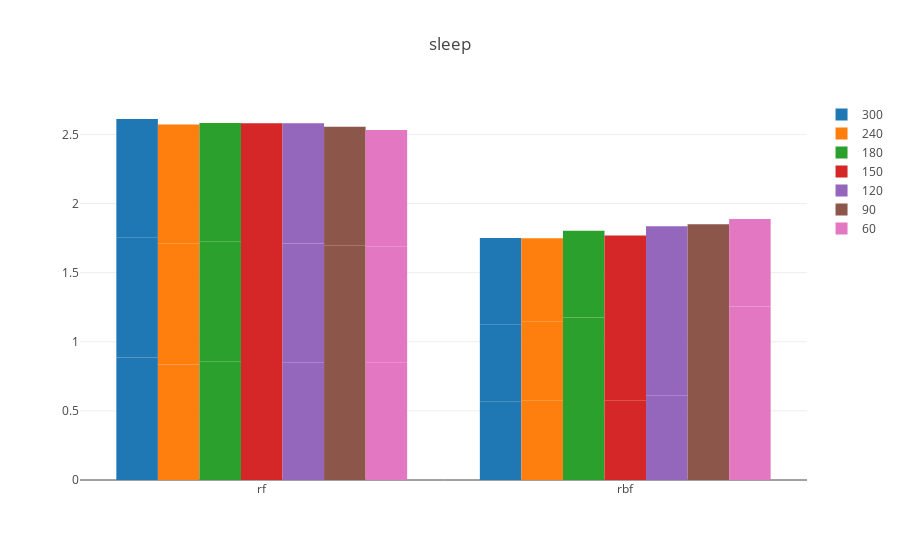
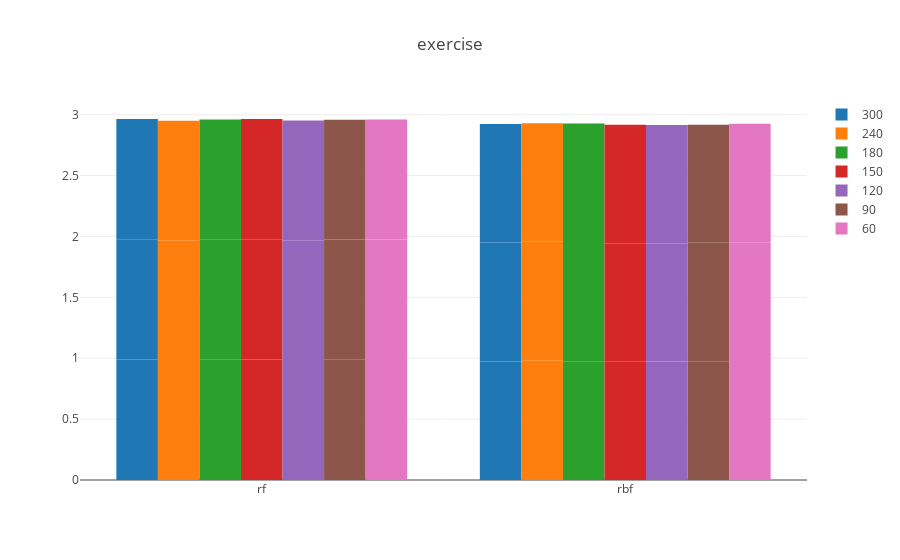
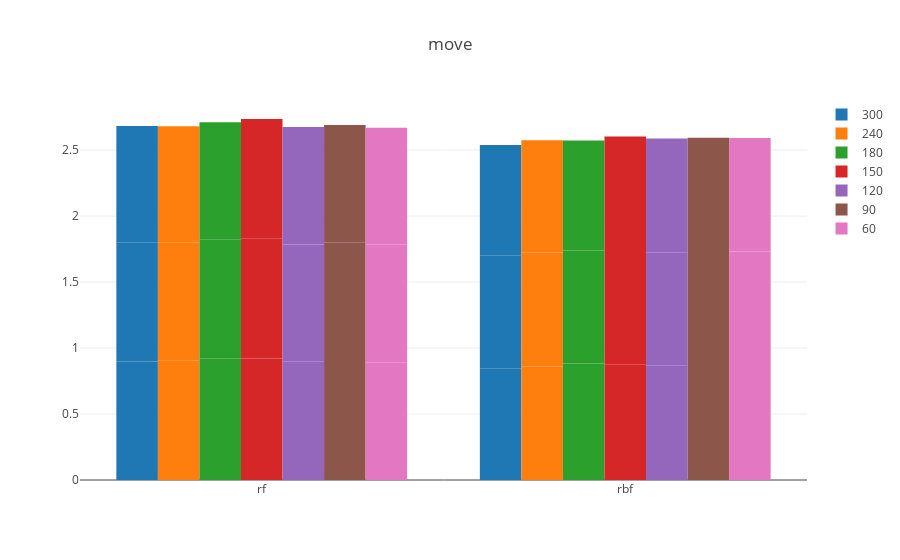
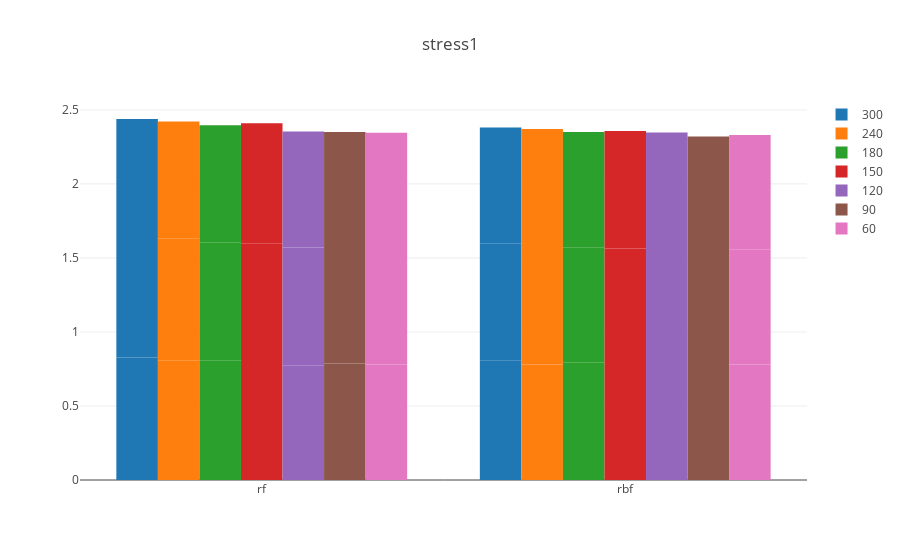

The cell these charts' notebook holds for them, in order:
### Code cell
dv.bargroup(df, 'label', 'duration', 'classifier', 'score')

### Figure 1 — Plotly figure (JSON) as saved in the notebook; plotly's stock layout.template omitted (floating-point values rounded to 4 significant figures)
{"data": [{"name": 300, "type": "bar", "x": ["rf", "rbf", "rf", "rbf", "rf", "rbf"], "y": [0.8864, 0.5666, 0.8663, 0.5557, 0.8591, 0.6293]}, {"name": 240, "type": "bar", "x": ["rf", "rbf", "rf", "rbf", "rf", "rbf"], "y": [0.8355, 0.5728, 0.8742, 0.5766, 0.8629, 0.5994]}, {"name": 180, "type": "bar", "x": ["rf", "rbf", "rf", "rbf", "rf", "rbf"], "y": [0.8547, 0.5796, 0.8683, 0.5959, 0.8602, 0.6273]}, {"name": 150, "type": "bar", "x": ["rf", "rbf", "rf", "rbf", "rf", "rbf"], "y": [0.8606, 0.5778, 0.8616, 0.5868, 0.8587, 0.604]}, {"name": 120, "type": "bar", "x": ["rf", "rbf", "rf", "rbf", "rf", "rbf"], "y": [0.8517, 0.6138, 0.8596, 0.6084, 0.8691, 0.6135]}, {"name": 90, "type": "bar", "x": ["rf", "rbf", "rf", "rbf", "rf", "rbf"], "y": [0.8605, 0.6086, 0.8375, 0.615, 0.8569, 0.6274]}, {"name": 60, "type": "bar", "x": ["rf", "rbf", "rf", "rbf", "rf", "rbf"], "y": [0.8479, 0.6359, 0.8403, 0.6198, 0.8433, 0.6323]}], "layout": {"barmode": "group", "title": "sleep"}}

### Figure 2 — Plotly figure (JSON) as saved in the notebook; plotly's stock layout.template omitted (floating-point values rounded to 4 significant figures)
{"data": [{"name": 300, "type": "bar", "x": ["rf", "rbf", "rf", "rbf", "rf", "rbf"], "y": [0.9902, 0.9734, 0.9875, 0.9777, 0.9863, 0.9726]}, {"name": 240, "type": "bar", "x": ["rf", "rbf", "rf", "rbf", "rf", "rbf"], "y": [0.9845, 0.9823, 0.9792, 0.9737, 0.986, 0.9741]}, {"name": 180, "type": "bar", "x": ["rf", "rbf", "rf", "rbf", "rf", "rbf"], "y": [0.9877, 0.9745, 0.9886, 0.9724, 0.9847, 0.9807]}, {"name": 150, "type": "bar", "x": ["rf", "rbf", "rf", "rbf", "rf", "rbf"], "y": [0.9898, 0.9701, 0.9865, 0.9737, 0.988, 0.9727]}, {"name": 120, "type": "bar", "x": ["rf", "rbf", "rf", "rbf", "rf", "rbf"], "y": [0.9859, 0.9728, 0.9822, 0.972, 0.9842, 0.9704]}, {"name": 90, "type": "bar", "x": ["rf", "rbf", "rf", "rbf", "rf", "rbf"], "y": [0.9883, 0.9757, 0.9868, 0.972, 0.9823, 0.9688]}, {"name": 60, "type": "bar", "x": ["rf", "rbf", "rf", "rbf", "rf", "rbf"], "y": [0.9863, 0.9772, 0.9878, 0.9753, 0.9858, 0.9732]}], "layout": {"barmode": "group", "title": "exercise"}}

### Figure 3 — Plotly figure (JSON) as saved in the notebook; plotly's stock layout.template omitted (floating-point values rounded to 4 significant figures)
{"data": [{"name": 300, "type": "bar", "x": ["rf", "rbf", "rf", "rbf", "rf", "rbf"], "y": [0.8976, 0.8429, 0.9039, 0.8593, 0.881, 0.8358]}, {"name": 240, "type": "bar", "x": ["rf", "rbf", "rf", "rbf", "rf", "rbf"], "y": [0.9029, 0.8598, 0.8939, 0.8632, 0.8844, 0.851]}, {"name": 180, "type": "bar", "x": ["rf", "rbf", "rf", "rbf", "rf", "rbf"], "y": [0.9187, 0.8834, 0.9057, 0.8553, 0.8859, 0.8345]}, {"name": 150, "type": "bar", "x": ["rf", "rbf", "rf", "rbf", "rf", "rbf"], "y": [0.9205, 0.877, 0.9115, 0.865, 0.9033, 0.86]}, {"name": 120, "type": "bar", "x": ["rf", "rbf", "rf", "rbf", "rf", "rbf"], "y": [0.9001, 0.8685, 0.8849, 0.8537, 0.8897, 0.8659]}, {"name": 90, "type": "bar", "x": ["rf", "rbf", "rf", "rbf", "rf", "rbf"], "y": [0.9017, 0.8645, 0.9006, 0.8702, 0.8876, 0.8584]}, {"name": 60, "type": "bar", "x": ["rf", "rbf", "rf", "rbf", "rf", "rbf"], "y": [0.8924, 0.8629, 0.8911, 0.8688, 0.8861, 0.8606]}], "layout": {"barmode": "group", "title": "move"}}

### Figure 4 — Plotly figure (JSON) as saved in the notebook; plotly's stock layout.template omitted (floating-point values rounded to 4 significant figures)
{"data": [{"name": 300, "type": "bar", "x": ["rf", "rbf", "rf", "rbf", "rf", "rbf"], "y": [0.8275, 0.805, 0.8134, 0.7939, 0.7975, 0.7825]}, {"name": 240, "type": "bar", "x": ["rf", "rbf", "rf", "rbf", "rf", "rbf"], "y": [0.8057, 0.7804, 0.8271, 0.8074, 0.7894, 0.7829]}, {"name": 180, "type": "bar", "x": ["rf", "rbf", "rf", "rbf", "rf", "rbf"], "y": [0.8054, 0.7923, 0.7976, 0.7764, 0.7936, 0.7823]}, {"name": 150, "type": "bar", "x": ["rf", "rbf", "rf", "rbf", "rf", "rbf"], "y": [0.7967, 0.7763, 0.8022, 0.788, 0.81, 0.7927]}, {"name": 120, "type": "bar", "x": ["rf", "rbf", "rf", "rbf", "rf", "rbf"], "y": [0.7751, 0.7838, 0.7961, 0.7907, 0.7819, 0.773]}, {"name": 90, "type": "bar", "x": ["rf", "rbf", "rf", "rbf", "rf", "rbf"], "y": [0.7877, 0.7695, 0.7724, 0.7768, 0.7898, 0.7744]}, {"name": 60, "type": "bar", "x": ["rf", "rbf", "rf", "rbf", "rf", "rbf"], "y": [0.7794, 0.7805, 0.7877, 0.7782, 0.778, 0.7722]}], "layout": {"barmode": "group", "title": "stress1"}}
